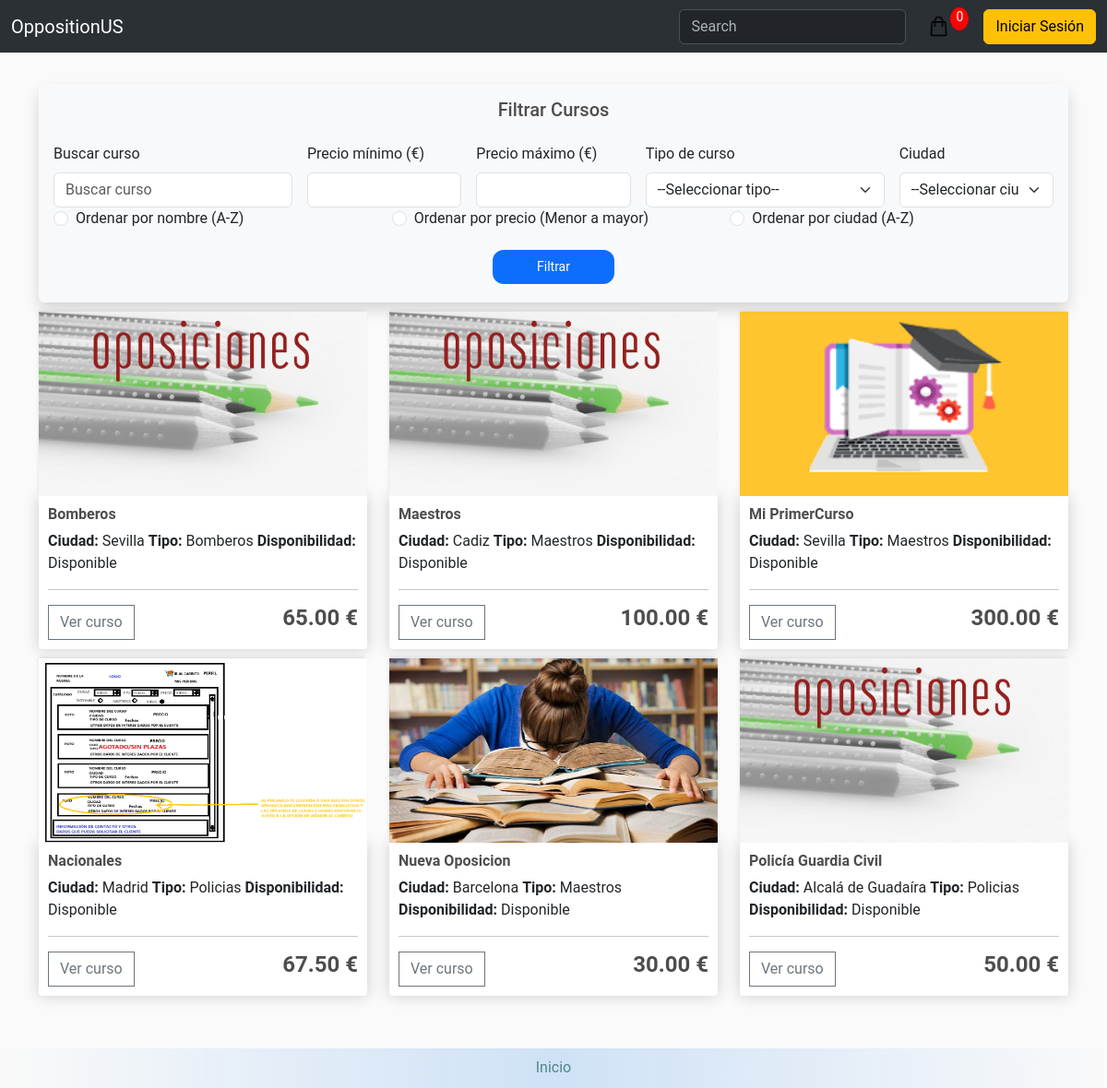
Page /store/ on the earlier database version.
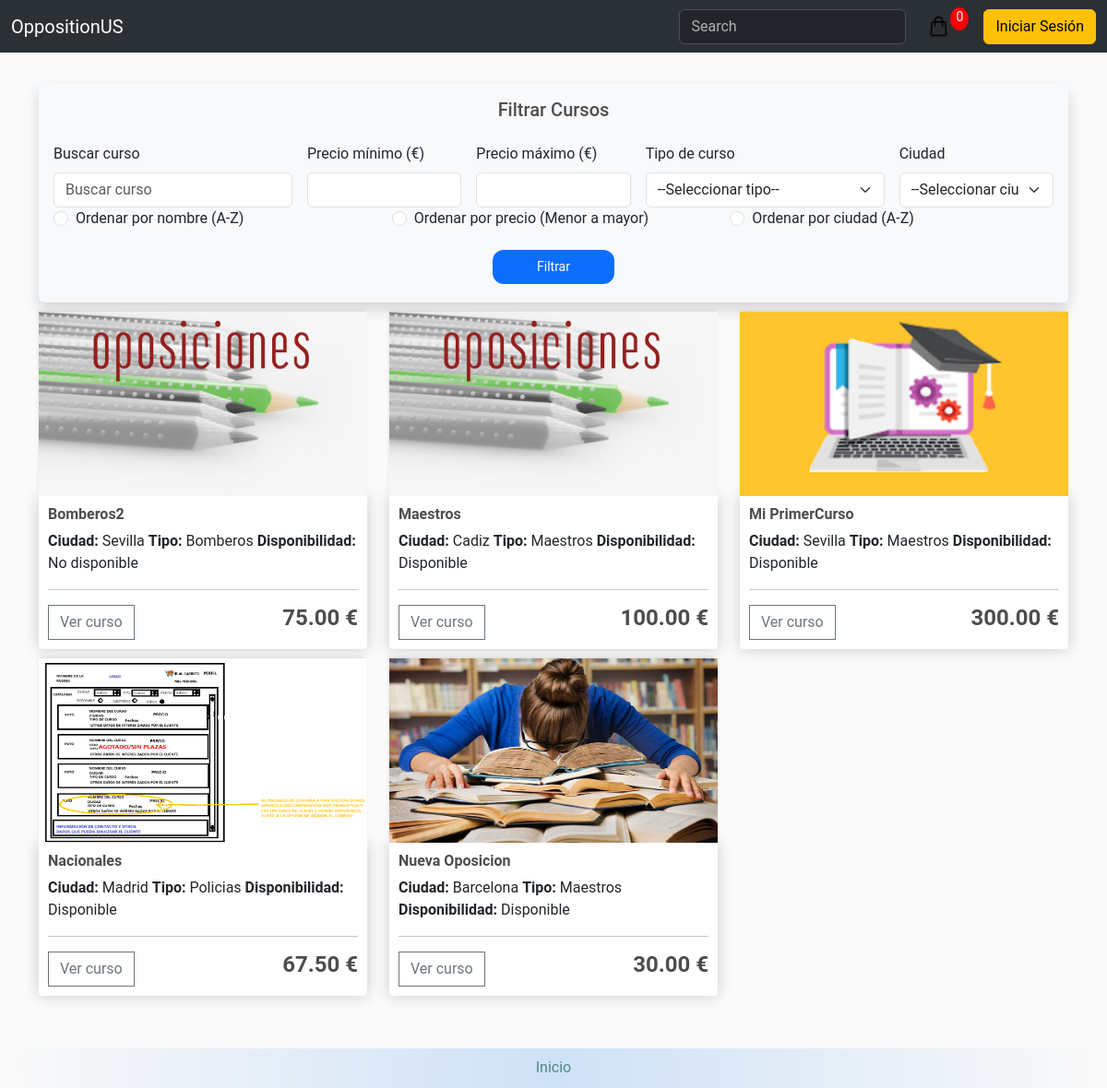
Same page on the later database version.
### store/models.py (models this page shows, shortened)
class Course(models.Model):
    name = models.CharField(max_length=200, null=False, blank=False)
    image = models.ImageField(upload_to='courses')
    price = models.DecimalField(max_digits=7, decimal_places=2, null=False, blank=False, validators=[MinValueValidator(0)])
    details = models.CharField(max_length=200, null=True, blank=True)
    city = models.CharField(max_length=200, null=False, blank=False)
    course_type = models.ForeignKey(CourseType, null=True, on_delete=models.SET_NULL)
    capacity = models.DecimalField(max_digits=7, decimal_places=2, null=False, blank=False, validators=[MinValueValidator(0)])
    is_available = models.BooleanField(default=True)
    start_date = models.DateField(null=False, blank=False)
    end_date = models.DateField(null=False, blank=False)
    class Meta:
        verbose_name = 'Course'
        verbose_name_plural = 'Courses'
        ordering = ['name']

class CourseType(models.Model):
    name = models.CharField(max_length=50, unique=True, null=False, blank=False)
    def __str__(self):
        return self.name
    class Meta:
        verbose_name = 'Course type'
        verbose_name_plural = 'Course types'
        ordering = ['name']

### store/views.py (the view)
# urls.py: path('', include('store.urls'))
def store(request):
    query = request.GET.get('q', '')
    course_types = CourseType.objects.all()  # Para los filtros de tipo de curso
    price_min = request.GET.get('price_min', '')
    price_max = request.GET.get('price_max', '')
    course_type_id = request.GET.get('course_type', '')
    city = request.GET.get('city', '')
    sort_order = request.GET.get('sort_order', None)
    filters = {}
    filters_applied = ""
    if price_min:
        filters['price__gte'] = price_min
        filters_applied += f"Precio mínimo: {price_min}. "
    if price_max:
        filters['price__lte'] = price_max
        filters_applied += f"Precio máximo: {price_max}. "
    if course_type_id:
        course_type = course_types.get(id=course_type_id)
        filters['course_type__id'] = course_type_id
        filters_applied += f"Tipo de curso: {course_type.name}. "
    if city:
        filters['city__icontains'] = city
        filters_applied += f"Ciudad: {city}. "
    cart = cartData(request)
    if request.user.is_authenticated:
        customer = request.user.customer
        order, created = Order.objects.get_or_create(customer=customer, status=Status.objects.get(name='No realizado'))
        items = order.orderitem_set.all()
        cartItems = order.get_cart_items
    else:
        customer = None
        items = []
        order = {'get_cart_total': 0, 'get_cart_items': 0}
        cartItems = order['get_cart_items']
    courses = Course.objects.filter(name__icontains=query, **filters)
    if sort_order == 'name':
        courses = courses.order_by('name')
    elif sort_order == 'price':
        courses = courses.order_by('price')
    elif sort_order == 'city':
        courses = courses.order_by('city')
    city_list = set(
        city.strip().lower() for city in Course.objects.values_list('city', flat=True).distinct()
    )
    context = {
        'courses': courses,
        'customer': customer,
        'query': query,
        'course_types': course_types,
        'city_list': city_list,
        'course_type_id': course_type_id,
        'city': city,
        'price_min': price_min,
        'price_max': price_max,
        'filters_applied': filters_applied,
        'cartItems': cart['cartItems'],
        'sort_order': sort_order,  # Pasa el valor de la opción seleccionada
    }
    return render(request, 'store/store.html', context)

### store/utils.py (called while the page is built, shortened)
def cookieCart(request):
    try:
        cart = json.loads(request.COOKIES['cart'])
    except:
        cart = {}
    items = []
    order = {'get_cart_total': 0, 'get_cart_items': 0}
    cartItems = order['get_cart_items']
    return {'cartItems': cartItems, 'order': order, 'items': items}

def cartData(request):
    if request.user.is_authenticated:
        customer = request.user.customer
        order, created = Order.objects.get_or_create(customer = customer, status=Status.objects.get(name='No realizado'))
        cartItems = order.get_cart_items
        items = order.orderitem_set.all()
    else:
        cookieData = cookieCart(request)
        cartItems = cookieData['cartItems']
        order = cookieData['order']
        items = cookieData['items']
    return {'cartItems': cartItems, 'order': order, 'items': items}

### store/templates/store/store.html (shortened to what this page needs)
{% extends 'store/main.html' %}
{% load static %}
{% block content %}
<div class="row">
    <div class="col-lg-12">
        <form action="{% url 'store' %}" method="get" class="p-3 bg-light rounded shadow">
            <h5 class="text-center mb-4">Filtrar Cursos</h5>
            <div class="row g-3 align-items-center">
                <div class="col-md-3">
                    <label for="q" class="form-label">Buscar curso</label>
                    <input type="text" id="q" name="q" class="form-control" placeholder="Buscar curso" value="{{ query }}">
                </div>
                <div class="col-md-2">
                    <label for="price_min" class="form-label">Precio mínimo (€)</label>
                    <input type="number" id="price_min" name="price_min" class="form-control" value="{{ price_min }}" min="0">
                </div>
                <div class="col-md-2">
                    <label for="price_max" class="form-label">Precio máximo (€)</label>
                    <input type="number" id="price_max" name="price_max" class="form-control" value="{{ price_max }}" min="0">
                </div>
                <div class="col-md-3">
                    <label for="course_type" class="form-label">Tipo de curso</label>
                    <select id="course_type" name="course_type" class="form-select">
                        <option value="">--Seleccionar tipo--</option>
                    </select>
                </div>
                <div class="col-md-2">
                    <label for="city" class="form-label">Ciudad</label>
                    <select id="city" name="city" class="form-select">
                        <option value="">--Seleccionar ciudad--</option>
                    </select>
                </div>
            </div>
<div class="row g-3 align-items-center">
    <div class="col-md-4">
        <div class="form-check">
            <input class="form-check-input" type="radio" name="sort_order" id="sort_name" value="name" {% if sort_order == 'name' %}checked{% endif %}>
            <label class="form-check-label" for="sort_name">
                Ordenar por nombre (A-Z)
            </label>
        </div>
    </div>
    <div class="col-md-4">
        <div class="form-check">
            <input class="form-check-input" type="radio" name="sort_order" id="sort_price" value="price" {% if sort_order == 'price' %}checked{% endif %}>
            <label class="form-check-label" for="sort_price">
                Ordenar por precio (Menor a mayor)
            </label>
        </div>
    </div>
    <div class="col-md-4">
        <div class="form-check">
            <input class="form-check-input" type="radio" name="sort_order" id="sort_city" value="city" {% if sort_order == 'city' %}checked{% endif %}>
            <label class="form-check-label" for="sort_city">
                Ordenar por ciudad (A-Z)
            </label>
        </div>
    </div>
</div>
            <div class="text-center mt-3">
                <button type="submit" class="btn btn-primary px-5">Filtrar</button>
            </div>
        </form>
    </div>
    {% for course in courses %}
        <div class="col-lg-4">
            <a href="{% url 'details' course.id %}">
                {% if course.image %}
                    <img class="thumbnail" src="{{ course.image.url }}">
                {% else %}
                    <img class="thumbnail" src="/products/placeholder.png">
                {% endif %}
            </a>
            <div class="box-element product">
                <h6><strong>{{ course.name }}</strong></h6>
                <h8><strong>Ciudad:</strong> {{ course.city }}</h8>
                <h8><strong>Tipo:</strong> {{ course.course_type }}</h8>
                <h8><strong>Disponibilidad:</strong> {{ course.is_available|yesno:"Disponible,No disponible" }}</h8>
                <hr>
                <a href="{% url 'details' course.id %}">
                    <button class="btn btn-outline-secondary add-btn">Ver curso</button>
                </a>
                <h4 style="display: inline-block; float: right;"><strong>
                    {{ course.price|floatformat:2 }} €
                </strong></h4>
            </div>
        </div>
    {% endfor %}
</div>
{% endblock content %}

### store/templates/store/main.html (shortened to what this page needs)
<!DOCTYPE html>
{% load static %}
<html>
    <head>
        <link rel="stylesheet" type="text/css" href="{% static 'css/main.css' %}">
        <link href="https://cdn.jsdelivr.net/npm/bootstrap@5.3.2/dist/css/bootstrap.min.css" rel="stylesheet">
        <link rel="stylesheet" type="text/css" href="{% static 'css/main.css' %}">
    </head>
     <body>
        <nav class="navbar navbar-expand-lg bg-primary bg-body-tertiary" data-bs-theme="dark">
          <div class="container-fluid">
            <a class="navbar-brand" href="{% url 'store' %}">OppositionUS</a>
            <div class="collapse navbar-collapse" id="navbarSupportedContent">
              <form class="d-flex" action="/" method="get" role="search">
                <input class="form-control me-2" type="search" placeholder="Search" aria-label="Search" name="q">
              </form>
              <a href="{% url 'cart' %}">
                  <img id="cart-icon" src="{% static 'images/cart.png' %}">
              </a>
              <p id="cart-total">{{ cartItems }}</p>
              {% if not user.is_authenticated %}
                  <a href="{% url 'login' %}"class="btn btn-warning ms-lg-3 rounded-2">Iniciar Sesión</a>
              {% endif %}
            </div>
          </div>
        </nav>
        <main class="flex-shrink-0">
          <div class="container">
                <br>
                {% block content %}
                {% endblock content %}
          </div>
        </main>
        <footer>
            <a href="/">Inicio</a>
        </footer>
    </body>
</html>

### static/css/main.css (style rules this page uses)
body { background-color: hsl(0, 0%, 98%); font-family: 'Roboto', 'Helvetica Neue', Arial, sans-serif; display: flex; flex-direction: column; min-height: 100vh; }
h1,h2,h3,h4,h5,h6 { color:hsl(0, 0%, 30%); }
.box-element { box-shadow:hsl(0, 0%, 80%) 0 0 16px; background-color: #fff; border-radius: 4px; padding: 10px; }
.thumbnail { width: 100%; height: 200px; -webkit-box-shadow: -1px -3px 5px -2px rgba(214,214,214,1); -moz-box-shadow: -1px -3px 5px -2px rgba(214,214,214,1); box-shadow: -1px -3px 5px -2px rgba(214,214,214,1); }
.product { border-radius: 0 0 4px 4px; }
#cart-icon { width:25px; display: inline-block; margin-left: 15px; }
#cart-total { display: block; text-align: center; color:#fff; background-color: red; width: 20px; height: 25px; border-radius: 50%; font-size: 14px; }
.col-lg-4, .col-lg-6, .col-lg-8, .col-lg-12 { margin-top: 10px; }
.btn { border-radius: 0; }
.btn-primary { border: none; padding: 8px 20px; text-align: center; text-decoration: none; display: inline-block; font-size: 14px; margin: 4px 2px; cursor: pointer; transition-duration: 0.4s; border-radius: 12px; }
main { padding-bottom: 100px; }
footer { position: fixed; left: 0; bottom: 0; width: 100%; background: rgb(255,255,255); background: linear-gradient(90deg, rgba(255,255,255,0) 0%, rgba(197,220,245,0.8225490879945728) 50%, rgba(255,255,255,0) 100%); color: white; text-align: center; margin-top: auto; padding: 0.6em; }
footer a { color: #4f868c; text-decoration: none; }
.form-control { width: 100%; }

Differences in the rows shown:
removed Course: image (placeholder picture), name "Policía Guardia Civil", city "Alcalá de Guadaíra", course_type "Policias", is_available "Disponible", price "50.00"
changed Course "Bomberos": name "Bomberos" → "Bomberos2"; is_available "Disponible" → "No disponible"; price "65.00" → "75.00"
